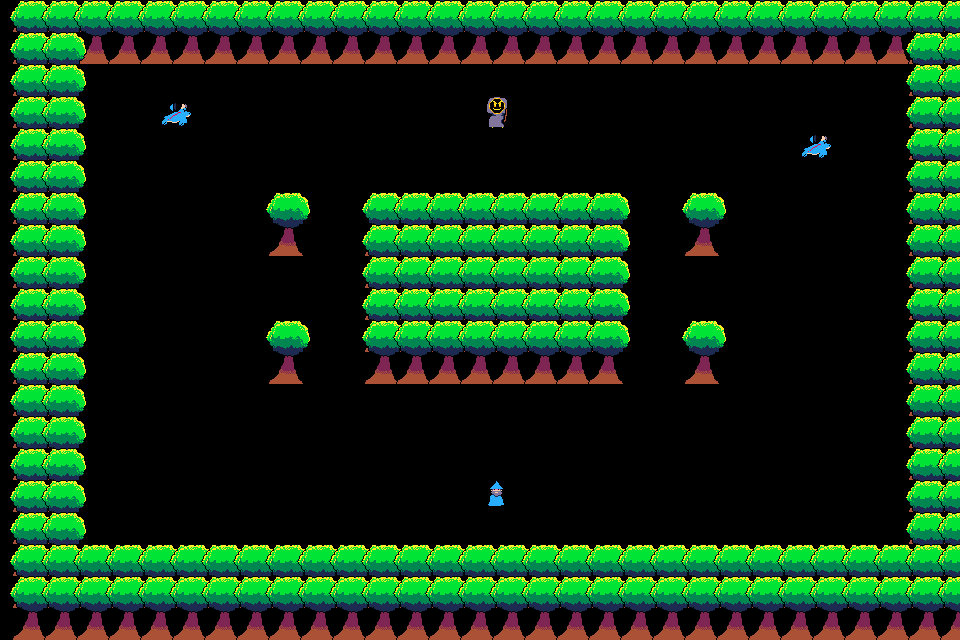

Below is a game level as drawn by its tile map, then a one-line description and the .tmx file that defines it, in full:
An orthogonal 30x20 tile map with 32x32 px tiles, 1 tile layer (Object Layer).

<map version="1.9" tiledversion="1.9.2" orientation="orthogonal" renderorder="right-down" width="30" height="20" tilewidth="32" tileheight="32" infinite="0" nextlayerid="2" nextobjectid="1">
 <tileset firstgid="1" source="Tileset.tsx" />
 <layer id="1" name="Object Layer" width="30" height="20">
  <data encoding="csv">
5,5,5,5,5,5,5,5,5,5,5,5,5,5,5,5,5,5,5,5,5,5,5,5,5,5,5,5,5,5,
5,5,5,5,5,5,5,5,5,5,5,5,5,5,5,5,5,5,5,5,5,5,5,5,5,5,5,5,5,5,
5,5,0,0,0,0,0,0,0,0,0,0,0,0,0,0,0,0,0,0,0,0,0,0,0,0,0,0,5,5,
5,5,0,0,0,1,0,0,0,0,0,0,0,0,0,4,0,0,0,0,0,0,0,0,0,0,0,0,5,5,
5,5,0,0,0,0,0,0,0,0,0,0,0,0,0,0,0,0,0,0,0,0,0,0,0,1,0,0,5,5,
5,5,0,0,0,0,0,0,0,0,0,0,0,0,0,0,0,0,0,0,0,0,0,0,0,0,0,0,5,5,
5,5,0,0,0,0,0,0,0,0,0,0,0,0,0,0,0,0,0,0,0,0,0,0,0,0,0,0,5,5,
5,5,0,0,0,0,0,0,5,0,0,5,5,5,5,5,5,5,5,0,0,5,0,0,0,0,0,0,5,5,
5,5,0,0,0,0,0,0,0,0,0,5,5,5,5,5,5,5,5,0,0,0,0,0,0,0,0,0,5,5,
5,5,0,0,0,0,0,0,0,0,0,5,5,5,5,5,5,5,5,0,0,0,0,0,0,0,0,0,5,5,
5,5,0,0,0,0,0,0,0,0,0,5,5,5,5,5,5,5,5,0,0,0,0,0,0,0,0,0,5,5,
5,5,0,0,0,0,0,0,5,0,0,5,5,5,5,5,5,5,5,0,0,5,0,0,0,0,0,0,5,5,
5,5,0,0,0,0,0,0,0,0,0,0,0,0,0,0,0,0,0,0,0,0,0,0,0,0,0,0,5,5,
5,5,0,0,0,0,0,0,0,0,0,0,0,0,0,0,0,0,0,0,0,0,0,0,0,0,0,0,5,5,
5,5,0,0,0,0,0,0,0,0,0,0,0,0,0,0,0,0,0,0,0,0,0,0,0,0,0,0,5,5,
5,5,0,0,0,0,0,0,0,0,0,0,0,0,0,2,0,0,0,0,0,0,0,0,0,0,0,0,5,5,
5,5,0,0,0,0,0,0,0,0,0,0,0,0,0,0,0,0,0,0,0,0,0,0,0,0,0,0,5,5,
5,5,0,0,0,0,0,0,0,0,0,0,0,0,0,0,0,0,0,0,0,0,0,0,0,0,0,0,5,5,
5,5,5,5,5,5,5,5,5,5,5,5,5,5,5,5,5,5,5,5,5,5,5,5,5,5,5,5,5,5,
5,5,5,5,5,5,5,5,5,5,5,5,5,5,5,5,5,5,5,5,5,5,5,5,5,5,5,5,5,5
</data>
 </layer>
</map>
